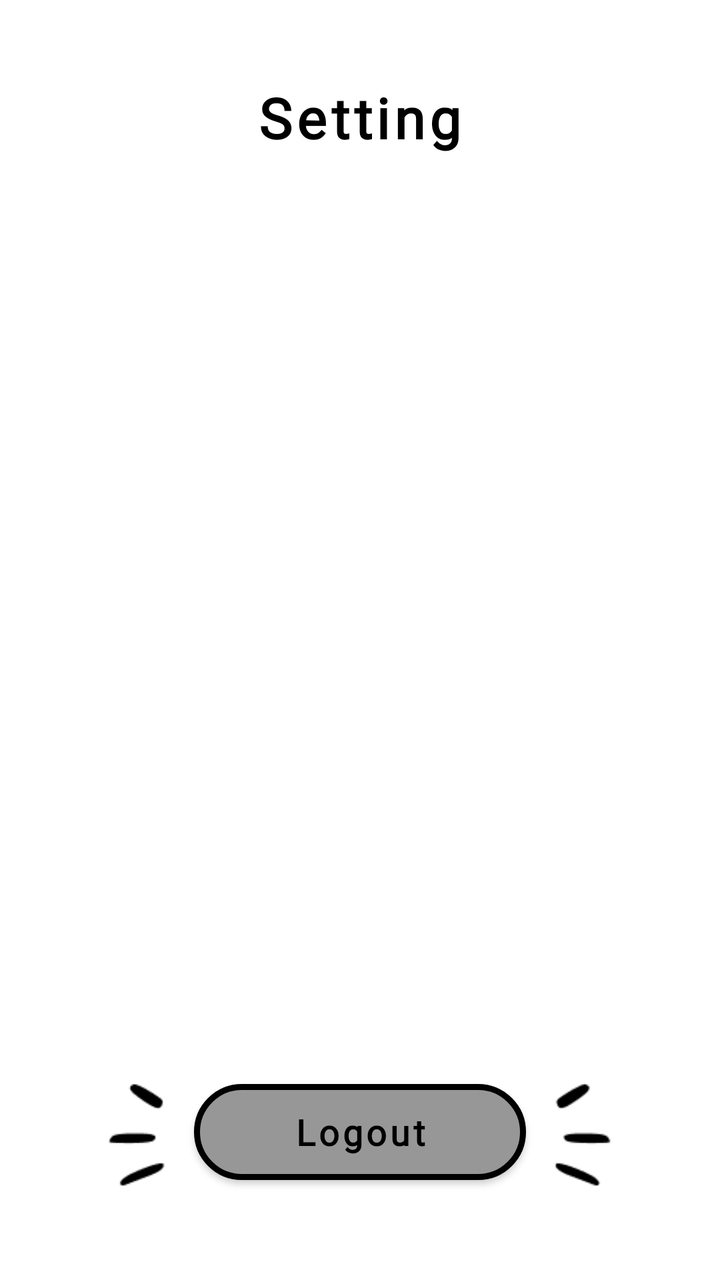
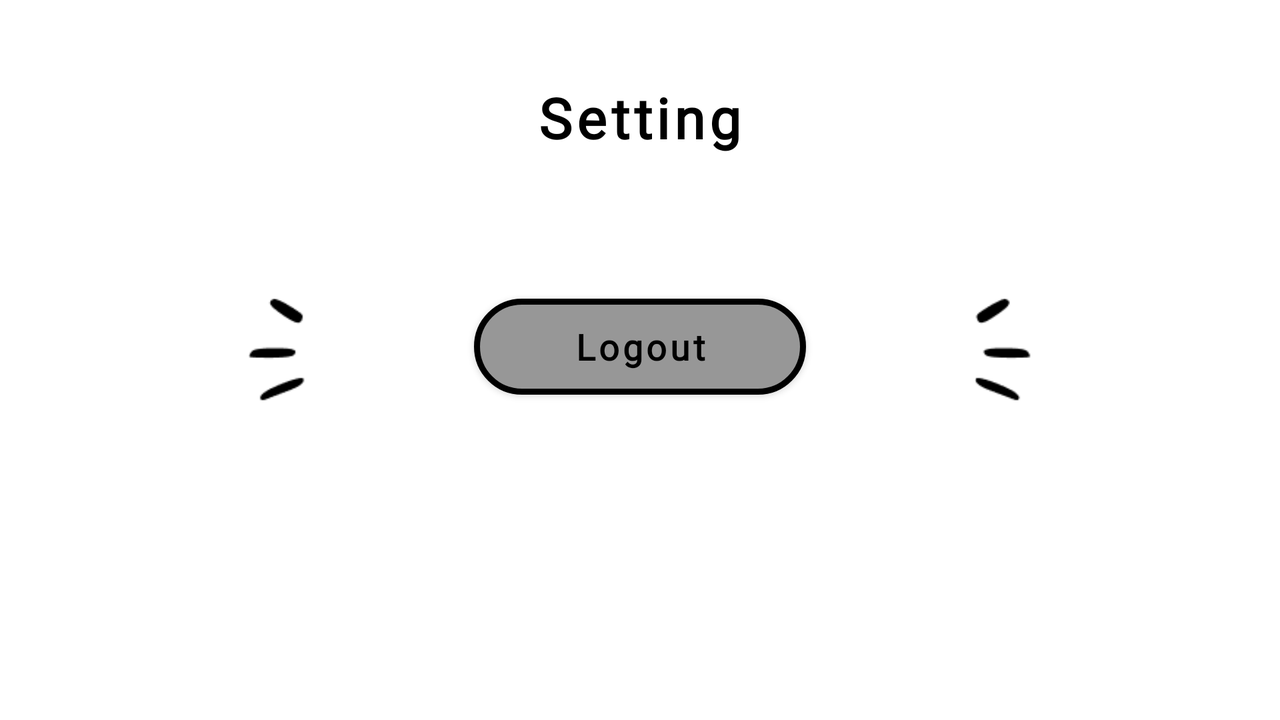

First picture: res/layout/ on a phone held upright. Second picture: the repository's own variant of that layout, on a device whose configuration matches the variant's folder. Source for both follows.
<!-- AndroidManifest.xml: application theme Theme.ArtMind -->
<!-- res/layout/fragment_setting.xml -->
<?xml version="1.0" encoding="utf-8"?>
<LinearLayout xmlns:android="http://schemas.android.com/apk/res/android"
    xmlns:app="http://schemas.android.com/apk/res-auto"
    xmlns:tools="http://schemas.android.com/tools"
    android:layout_width="match_parent"
    android:layout_height="match_parent"
    android:layout_margin="40dp"
    android:gravity="center_horizontal"
    android:orientation="vertical"
    tools:context=".SettingFragment">

    <TextView
        style="@style/TitleText"
        android:layout_width="wrap_content"
        android:layout_height="wrap_content"
        android:text="@string/setting_title" />

    <Button
        android:id="@+id/menu_about"
        style="@style/SettingButton"
        android:text="@string/about_title"
        app:backgroundTint="@color/yellow"
        app:backgroundTintMode="multiply" />

    <Button
        android:id="@+id/menu_user_manual"
        style="@style/SettingButton"
        android:text="@string/user_manual_title"
        app:backgroundTint="@color/red"
        app:backgroundTintMode="multiply" />

    <Button
        android:id="@+id/menu_profile"
        style="@style/SettingButton"
        android:text="@string/user_title"
        app:backgroundTint="@color/blue"
        app:backgroundTintMode="multiply" />

    <LinearLayout
        android:layout_width="match_parent"
        android:layout_height="0dp"
        android:layout_marginTop="20dp"
        android:layout_weight="1"
        android:gravity="bottom"
        android:orientation="horizontal">

        <ImageView
            style="@style/ButtonDeco"
            android:src="@drawable/button_left" />

        <Button
            android:id="@+id/logout_btn"
            style="@style/Button"
            android:layout_width="wrap_content"
            android:layout_height="wrap_content"
            android:layout_gravity="bottom"
            android:layout_marginBottom="5dp"
            android:text="@string/logout"
            app:backgroundTint="@color/gray"
            app:backgroundTintMode="multiply" />

        <ImageView
            style="@style/ButtonDeco"
            android:src="@drawable/button_right" />
    </LinearLayout>

</LinearLayout>
<!-- resources referenced by this layout -->
<resources>
  <color name="blue">#6D7EB5</color>
  <color name="gray">#979797</color>
  <color name="red">#C83C4F</color>
  <color name="yellow">#FFE185</color>
  <!-- drawable button_left: png bitmap (drawable, 558 bytes) -->
  <!-- drawable button_right: png bitmap (drawable, 575 bytes) -->
  <string name="about_title">About Us</string>
  <string name="logout">Logout</string>
  <string name="setting_title">Setting</string>
  <string name="user_manual_title">User Manual</string>
  <string name="user_title">Profile</string>
  <style name="Button">
          <item name="android:textColor">@color/black</item>
          <item name="android:textStyle">bold</item>
          <item name="android:textAllCaps">false</item>
          <item name="android:layout_gravity">center</item>
          <item name="android:paddingLeft">50dp</item>
          <item name="android:paddingRight">50dp</item>
          <item name="android:textSize">18sp</item>
          <item name="android:background">@drawable/btn_rounded_corner</item>
      </style>
  <style name="ButtonDeco">
          <item name="android:layout_width">0dp</item>
          <item name="android:layout_height">60dp</item>
          <item name="android:layout_weight">20</item>
      </style>
  <style name="TitleText" parent="TextAppearance.AppCompat">
          <item name="android:textColor">@color/black</item>
          <item name="android:textStyle">bold</item>
          <item name="android:textSize">28sp</item>
          <item name="android:letterSpacing">0.08</item>
          <item name="android:layout_marginBottom">10dp</item>
      </style>
  <style name="Theme.ArtMind" parent="Theme.MaterialComponents.DayNight.NoActionBar">
          <item name="android:statusBarColor">?attr/colorPrimaryVariant</item>
          <item name="android:windowBackground">@color/white</item>
          <item name="android:fontFamily">@font/spacegrotesk</item>
          <item name="fontFamily">@font/spacegrotesk</item>
      </style>
  <color name="black">#FF000000</color>
  <!-- drawable btn_rounded_corner (drawable) -->
  <?xml version="1.0" encoding="utf-8"?>
  <shape android:shape="rectangle" xmlns:android="http://schemas.android.com/apk/res/android">
      <stroke android:width="3dp" android:color="@color/black"/>
      <corners android:radius="40dp"/>
      <solid android:color="@color/white"/>
  </shape>
  <color name="white">#FFFFFFFF</color>
</resources>
<!-- res/layout-land/fragment_setting.xml (the repository's variant of the layout above) -->
<!-- drawn on the phone turned sideways -->
<?xml version="1.0" encoding="utf-8"?>
<ScrollView xmlns:android="http://schemas.android.com/apk/res/android"
    xmlns:app="http://schemas.android.com/apk/res-auto"
    xmlns:tools="http://schemas.android.com/tools"
    android:layout_width="match_parent"
    android:layout_height="match_parent"
    android:layout_margin="40dp"
    tools:context=".SettingFragment">

    <LinearLayout
        android:layout_width="match_parent"
        android:layout_height="wrap_content"
        android:gravity="center_horizontal"
        android:orientation="vertical">

        <TextView
            style="@style/TitleText"
            android:layout_width="wrap_content"
            android:layout_height="wrap_content"
            android:text="@string/setting_title" />

        <LinearLayout
            android:layout_width="match_parent"
            android:layout_height="wrap_content"
            android:layout_marginTop="20dp"
            android:layout_marginBottom="20dp"
            android:gravity="center_horizontal"
            android:orientation="horizontal">

            <Button
                android:id="@+id/menu_about"
                style="@style/SettingButton"
                android:layout_width="wrap_content"
                android:layout_marginEnd="20dp"
                android:layout_marginBottom="0dp"
                android:layout_weight="1"
                android:paddingLeft="10dp"
                android:paddingRight="10dp"
                android:text="@string/about_title"
                app:backgroundTint="@color/yellow"
                app:backgroundTintMode="multiply" />

            <Button
                android:id="@+id/menu_user_manual"
                style="@style/SettingButton"
                android:layout_width="wrap_content"
                android:layout_marginEnd="20dp"
                android:layout_marginBottom="0dp"
                android:layout_weight="1"
                android:paddingLeft="10dp"
                android:paddingRight="10dp"
                android:text="@string/user_manual_title"
                app:backgroundTint="@color/red"
                app:backgroundTintMode="multiply" />

            <Button
                android:id="@+id/menu_profile"
                style="@style/SettingButton"
                android:layout_width="wrap_content"
                android:layout_marginBottom="0dp"
                android:layout_weight="1"
                android:paddingLeft="10dp"
                android:paddingRight="10dp"
                android:text="@string/user_title"
                app:backgroundTint="@color/blue"
                app:backgroundTintMode="multiply" />
        </LinearLayout>

        <LinearLayout
            android:layout_width="match_parent"
            android:layout_height="0dp"
            android:layout_marginTop="20dp"
            android:layout_weight="1"
            android:gravity="bottom"
            android:orientation="horizontal">

            <ImageView
                style="@style/ButtonDeco"
                android:src="@drawable/button_left" />

            <Button
                android:id="@+id/logout_btn"
                style="@style/Button"
                android:layout_width="wrap_content"
                android:layout_height="wrap_content"
                android:layout_gravity="bottom"
                android:layout_marginBottom="5dp"
                android:text="@string/logout"
                app:backgroundTint="@color/gray"
                app:backgroundTintMode="multiply" />

            <ImageView
                style="@style/ButtonDeco"
                android:src="@drawable/button_right" />
        </LinearLayout>

    </LinearLayout>
</ScrollView>
